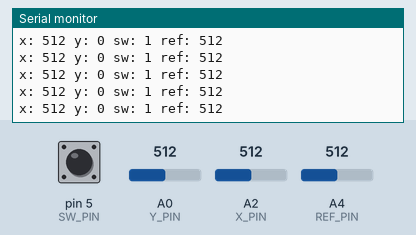
Simulated run of this sketch. Board: Arduino Uno, built with avr-gcc and run on an emulated ATmega328P. Shown: the last lines printed to the serial monitor. The inputs (shaded band) are chosen by the test bench; at power-on: A2 (X_PIN) = 512, pin 5 (SW_PIN) LOW, A0 (Y_PIN) = 512, A4 (REF_PIN) = 512.

Above: at 1.2 s.
1.3 s: A2 (X_PIN) set to 111
At 1.36 s:
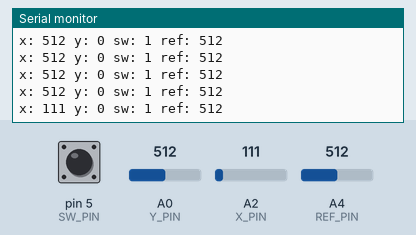
4.3 s: A2 (X_PIN) set to 91
At 4.31 s:
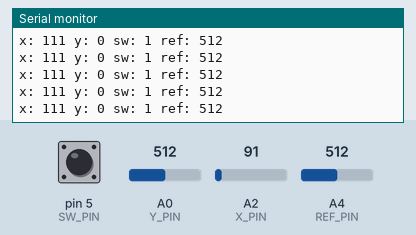
Timing chart, 0 to 7.3 s (numbered marks = the images above; inputs shaded):
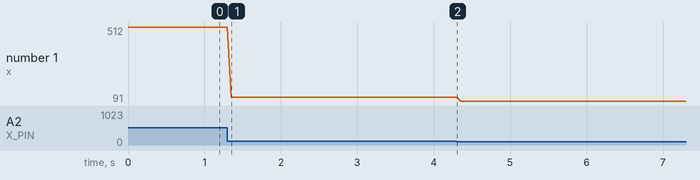

Measured:
- after the input at 1.3 s, the serial monitor: prints a new line after 0.05 s (image 1)
- plotted number 1: 512 → 111 after the input at 1.3 s, 111 → 91 after the input at 4.3 s

The sketch:

xbeeJoystick.ino
```cpp
// (licence header left out)
#include "SoftwareSerial.h"

// RX: Arduino pin 2, XBee pin DOUT.
// TX:  Arduino pin 3, XBee pin DIN
int DOUT_PIN = 2;
int DIN_PIN = 3;
SoftwareSerial XBee(DOUT_PIN, DIN_PIN);

// Joystick pins
int X_PIN = A2;
int Y_PIN = A0;
int REF_PIN = A4;
int SW_PIN = 5;

void setup()
{
  XBee.begin(57600);
  Serial.begin(57600);

  pinMode(SW_PIN, INPUT);
}

void loop()
{
  int x = analogRead(X_PIN);
  int y = analogRead(Y_PIN);
  char sw = digitalRead(SW_PIN);
  int ref = analogRead(REF_PIN);

  y = ref - y;

  if (sw == 1)
    sw = 0x00;
  else if (sw == 0)
    sw = 0x01;

  char xh = (x >> 8) & 0xF;
  char xl = x & 0xFF;
  char yh = (y >> 8) & 0xF;
  char yl = y & 0xFF;
  char rh = (ref >> 8) & 0xF;
  char rl = ref & 0xFF;

  // checksum
  char fcs = 0x00;
  fcs ^= xh;
  fcs ^= xl;
  fcs ^= yh;
  fcs ^= yl;
  fcs ^= sw;
  fcs ^= rh;
  fcs ^= rl;

  char data[9];
  data[0] = 0x7E;
  data[1] = xh;
  data[2] = xl;
  data[3] = yh;
  data[4] = yl;
  data[5] = sw;
  data[6] = rh;
  data[7] = rl;
  data[8] = fcs;

  XBee.write(data, 9);

  Serial.print("x: ");
  Serial.print(x);
  Serial.print(" y: ");
  Serial.print(y);
  Serial.print(" sw: ");
  Serial.print(int(sw));
  Serial.print(" ref: ");
  Serial.println(ref);

  delay(50);
}
```
